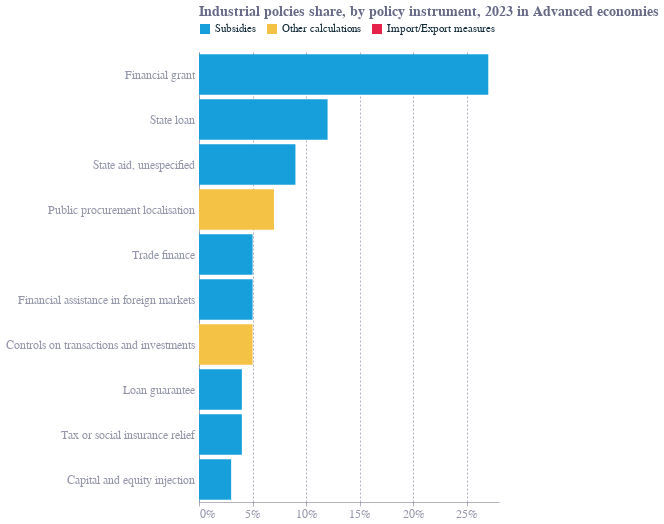

The notebook cell saved with this chart:
### Code cell
base = alt.Chart(IP_share_df_ae).encode(
    x=alt.X("Share in industrial policy (%)", axis=alt.Axis(format=".0%")),
    y=alt.Y("Policy instrument:N", sort=alt.EncodingSortField('country'), axis=alt.Axis(labelLimit=400)),
    color=alt.Color("Type:N", legend=alt.Legend(orient='top'), scale=alt.Scale(
                        domain=list(color_mapping.keys()),
                        range=list(color_mapping.values())
                    )),
    tooltip=[
        alt.Tooltip('Policy instrument:N', title='Policy instrument'),
        alt.Tooltip('Share in industrial policy (%)', title='Share in industrial policies', format='.0%')
    ]
).mark_bar().properties(height=450, width=300)

# Custom y-axis label as text, rotated and positioned manually
title_ = alt.Chart(pd.DataFrame({'label': ['Industrial polcies share, by policy instrument, 2023 in Advanced economies']})).mark_text(
    angle=0,
    align='left',
    fontSize=14,
    fontWeight='bold',
    dy=-265,  # vertical offset (adjust as needed)
    dx=-150     # horizontal offset (adjust as needed)
).encode(
    text='label:N'
)


# Layer all charts
chart2_ae = alt.layer(title_, base).resolve_scale(
    color='independent'
).configure_axis(
    labelFontSize=12
)

chart2_ae

### Figure 1 — Vega-Lite specification as saved in the notebook (floating-point values rounded to 4 significant figures)
{"config": {"font": "Circular Std", "text": {"color": "#676A86", "align": "left", "baseline": "middle", "dx": 7, "dy": 0, "fontSize": 11}, "view": {"stroke": null, "continuousWidth": 400, "continuousHeight": 300, "discreteWidth": 400, "discreteHeight": 300}, "range": {"category": ["#36B7B4", "#E6224B", "#F4C245", "#0063AF", "#00A767", "#179FDB", "#EB5C2E"], "diverging": ["#E6224B", "#E54753", "#C9C9C9", "#179FDB", "#122B39"], "heatmap": ["#C9C9C9", "#179FDB", "#0063AF", "#122B39"], "ordinal": ["#00A767", "#36B7B4", "#179FDB", "#0063AF", "#243B5A"]}, "bar": {"color": "#179fdb"}, "line": {"color": "#e6224b"}, "rule": {"color": "#676A86"}, "area": {"opacity": 0.3}, "point": {"filled": true, "size": 80, "color": "#e6224b", "opacity": 0.95}, "geoshape": {"stroke": "white", "strokeWidth": 0.3}, "rect": {"fill": "#d6d4d4", "opacity": 0.3}, "axis": {"labelColor": "#676A86", "labelFontSize": 12, "labelFont": "Circular Std", "labelOpacity": 0.7, "tickColor": "#676A86", "tickOpacity": 0.5, "domainColor": "#676A86", "domainOpacity": 0.5, "gridColor": "#676A86", "gridDash": [2, 2], "gridOpacity": 0.5, "title": null, "titleColor": "#676A86", "titleOpacity": 0.8, "tickSize": 4}, "axisXDiscrete": {"grid": false, "labelAngle": 0, "tickCount": 10, "tickOpacity": 0.5, "title": null}, "axisYDiscrete": {"ticks": false, "labelPadding": 5}, "axisXTemporal": {"grid": false, "ticks": true}, "axisXQuantitative": {"grid": true}, "axisYQuantitative": {"gridColor": "#676A86", "gridDash": [1, 5], "gridOpacity": 0.5, "ticks": false, "labelPadding": 5, "tickCount": 8, "titleAngle": 0, "titleAlign": "left", "titleBaseline": "bottom", "titleX": 0, "titleY": -5}, "title": {"color": "#676A86E6", "subtitleColor": "#676A86", "font": "Circular Std", "subtitleFont": "Circular Std", "anchor": "start", "fontSize": 14, "subtitleFontSize": 12, "subtitlePadding": 4, "offset": 0, "frame": "group"}, "legend": {"titleColor": "#122b39", "title": null, "labelColor": "#122b39", "labelFontSize": 11}}, "layer": [{"data": {"name": "data-a88724de51032222582840127899342e"}, "mark": {"type": "text", "align": "left", "angle": 0, "dx": -150, "dy": -265, "fontSize": 14, "fontWeight": "bold"}, "encoding": {"text": {"field": "label", "type": "nominal"}}}, {"data": {"name": "data-a1e9463dd1f83405f86e19555d565f03"}, "mark": {"type": "bar"}, "encoding": {"color": {"field": "Type", "legend": {"orient": "top"}, "scale": {"domain": ["Subsidies", "Other calculations", "Import/Export measures"], "range": ["#179fdb", "#f4c245", "#e6224b"]}, "type": "nominal"}, "tooltip": [{"field": "Policy instrument", "title": "Policy instrument", "type": "nominal"}, {"field": "Share in industrial policy (%)", "format": ".0%", "title": "Share in industrial policies", "type": "quantitative"}], "x": {"axis": {"format": ".0%"}, "field": "Share in industrial policy (%)", "type": "quantitative"}, "y": {"axis": {"labelLimit": 400}, "field": "Policy instrument", "sort": {"field": "country"}, "type": "nominal"}}}], "height": 450, "resolve": {"scale": {"color": "independent"}}, "width": 300, "$schema": "https://vega.github.io/schema/vega-lite/v5.20.1.json", "datasets": {"data-a88724de51032222582840127899342e": [{"label": "Industrial polcies share, by policy instrument, 2023 in Advanced economies"}], "data-a1e9463dd1f83405f86e19555d565f03": [{"Policy instrument": "Financial grant", "Share in industrial policy (%)": 0.27, "Type": "Subsidies", "country": "Advanced economy"}, {"Policy instrument": "State loan", "Share in industrial policy (%)": 0.12, "Type": "Subsidies", "country": "Advanced economy"}, {"Policy instrument": "State aid, unespecified", "Share in industrial policy (%)": 0.09, "Type": "Subsidies", "country": "Advanced economy"}, {"Policy instrument": "Public procurement localisation", "Share in industrial policy (%)": 0.07, "Type": "Other calculations", "country": "Advanced economy"}, {"Policy instrument": "Trade finance", "Share in industrial policy (%)": 0.05, "Type": "Subsidies", "country": "Advanced economy"}, {"Policy instrument": "Financial assistance in foreign markets", "Share in industrial policy (%)": 0.05, "Type": "Subsidies", "country": "Advanced economy"}, {"Policy instrument": "Controls on transactions and investments", "Share in industrial policy (%)": 0.05, "Type": "Other calculations", "country": "Advanced economy"}, {"Policy instrument": "Loan guarantee", "Share in industrial policy (%)": 0.04, "Type": "Subsidies", "country": "Advanced economy"}, {"Policy instrument": "Tax or social insurance relief", "Share in industrial policy (%)": 0.04, "Type": "Subsidies", "country": "Advanced economy"}, {"Policy instrument": "Capital and equity injection", "Share in industrial policy (%)": 0.03, "Type": "Subsidies", "country": "Advanced economy"}]}}
